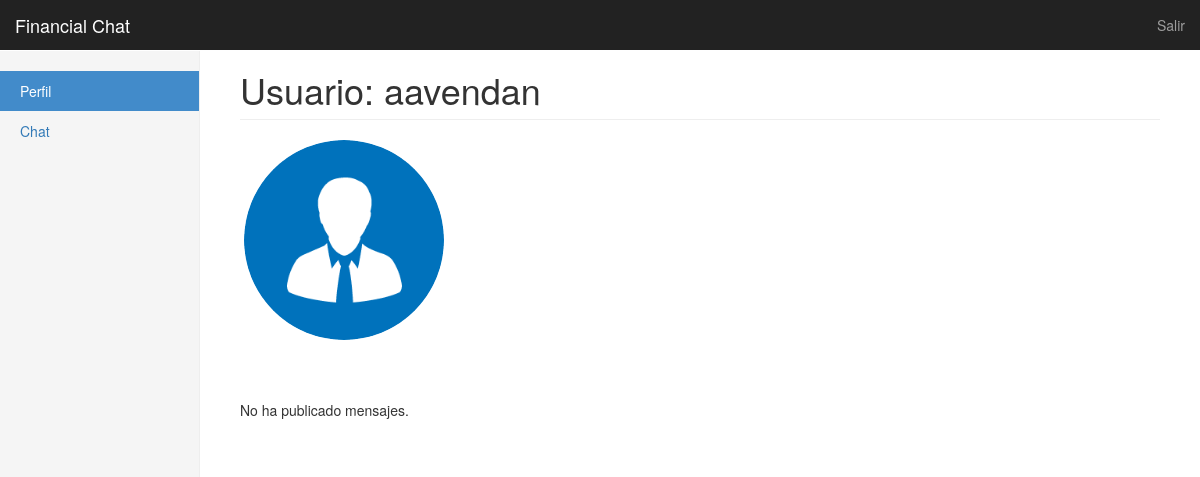
Page /chat/ (signed in) on the earlier database version.
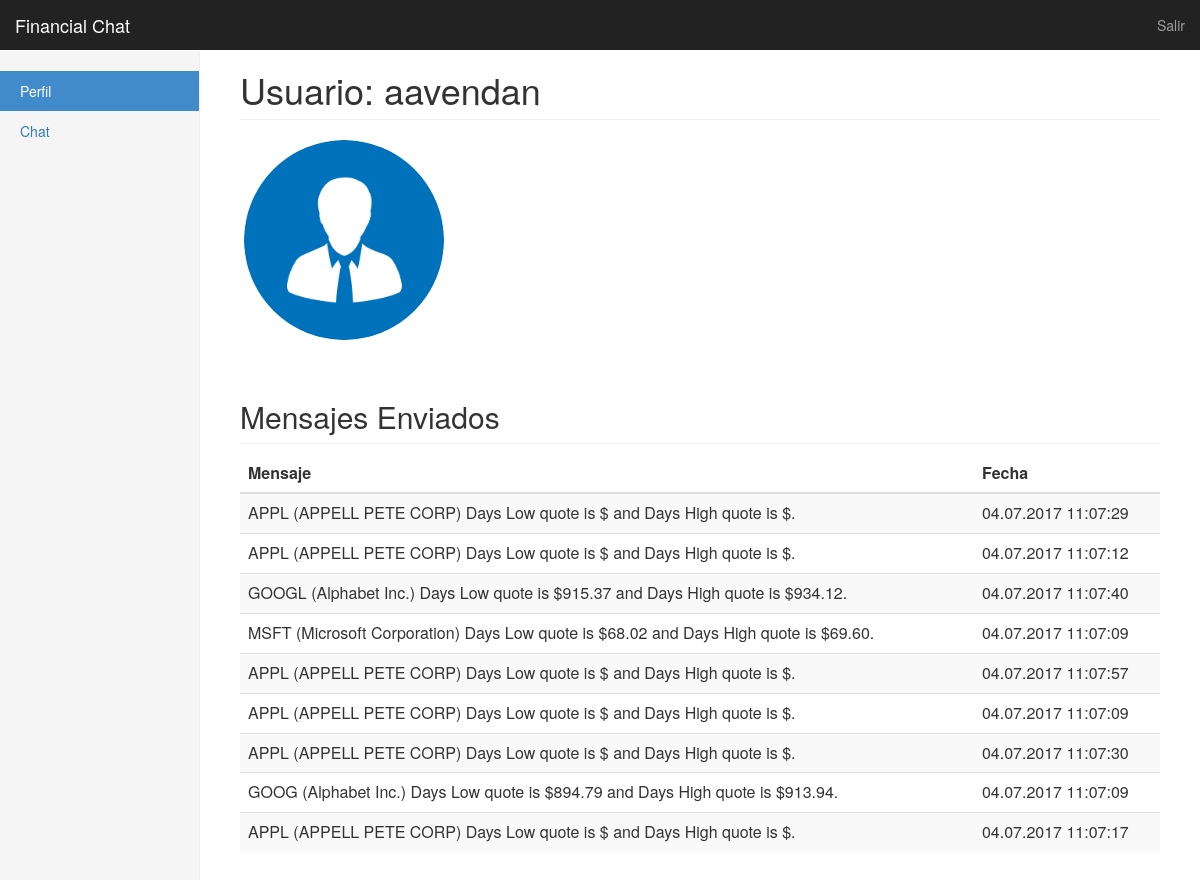
Same page on the later database version.
### chat/models.py (models this page shows, shortened)
class Message(models.Model):
	user = models.ForeignKey(User, on_delete=models.SET_NULL, null=True, blank=True)
	text = models.CharField(max_length=200)
	post_date = models.DateTimeField('date posted')
	class Meta:
		ordering = ['-post_date']

### chat/views.py (the view)
@login_required
def index(request):
	try:
		user = User.objects.get(pk=request.user.id)
	except User.DoesNotExist:
		raise Http404("User does not exist")
	messages = user.message_set.all()[:50][::-1]
	context = {'messages':messages}
	return render(request, 'chat/index.html',context)

### chat/templates/chat/index.html (shortened to what this page needs)
{% if user.is_authenticated %} {% load static %}
<link rel="stylesheet" type="text/css" href="{% static 'css/bootstrap.css' %}" />
<link rel="stylesheet" type="text/css" href="{% static 'css/dashboard.css' %}" />
<nav class="navbar navbar-inverse navbar-fixed-top">
    <div class="container-fluid">
        <div class="navbar-header">
            <a class="navbar-brand" href="#">Financial Chat</a>
        </div>
        <div id="navbar" class="navbar-collapse collapse">
            <ul class="nav navbar-nav navbar-right">
                <li><a href="{% url 'logout' %}">Salir</a></li>
            </ul>
        </div>
    </div>
</nav>
<div class="container-fluid">
    <div class="row">
        <div class="col-sm-3 col-md-2 sidebar">
            <ul class="nav nav-sidebar">
                <li class="active">
                    <a href="/chat">Perfil<span class="sr-only">(current)</span></a>
                </li>
                <li><a href="/chat/online">Chat</a></li>
            </ul>
        </div>
        <div class="col-sm-9 col-sm-offset-3 col-md-10 col-md-offset-2 main">
            <h1 class="page-header">Usuario: {{ user.get_username }}</h1>
            <div class="row placeholders">
                <div class="col-xs-6 col-sm-3 placeholder">
                    <img src="{% static 'img/usuario.png' %}" width="200" height="200" class="img-responsive" alt="Generic placeholder thumbnail">
                </div>
            </div>
            {% if messages %}
            <h2 class="sub-header">Mensajes Enviados</h2>
            <div class="table-responsive">
                <table class="table table-striped">
                    <thead>
                        <tr>
                            <th>Mensaje</th>
                            <th>Fecha</th>
                        </tr>
                    </thead>
                    <tbody>
                        	{% for message in messages %}
	                        <tr>
	                            <td>{{ message.text }} </td>
	                            <td>{{message.post_date|date:"d.m.Y h:m:s"}}</td>
	                        </tr>
                        	{% endfor %}
            {% else %}
				<p>No ha publicado mensajes.</p>
            {% endif %}
                        {% endif %}
                    </tbody>
                </table>
            </div>
        </div>
    </div>
</div>

Differences in the rows shown:
added Message: text "APPL (APPELL PETE CORP) Days Low quote is $ and Days High quote is $.", post_date "04.07.2017 11:07:29"
added Message: text "APPL (APPELL PETE CORP) Days Low quote is $ and Days High quote is $.", post_date "04.07.2017 11:07:12"
added Message: text "GOOGL (Alphabet Inc.) Days Low quote is $915.37 and Days High quote is $934.12.", post_date "04.07.2017 11:07:40"
added Message: text "MSFT (Microsoft Corporation) Days Low quote is $68.02 and Days High quote is $69.60.", post_date "04.07.2017 11:07:09"
added Message: text "APPL (APPELL PETE CORP) Days Low quote is $ and Days High quote is $.", post_date "04.07.2017 11:07:57"
added Message: text "APPL (APPELL PETE CORP) Days Low quote is $ and Days High quote is $.", post_date "04.07.2017 11:07:09"
added Message: text "APPL (APPELL PETE CORP) Days Low quote is $ and Days High quote is $.", post_date "04.07.2017 11:07:30"
added Message: text "GOOG (Alphabet Inc.) Days Low quote is $894.79 and Days High quote is $913.94.", post_date "04.07.2017 11:07:09"
added Message: text "APPL (APPELL PETE CORP) Days Low quote is $ and Days High quote is $.", post_date "04.07.2017 11:07:17"
Other differences:
text no longer shown: "No ha publicado mensajes."
text now shown: "Mensajes Enviados Mensaje Fecha"
